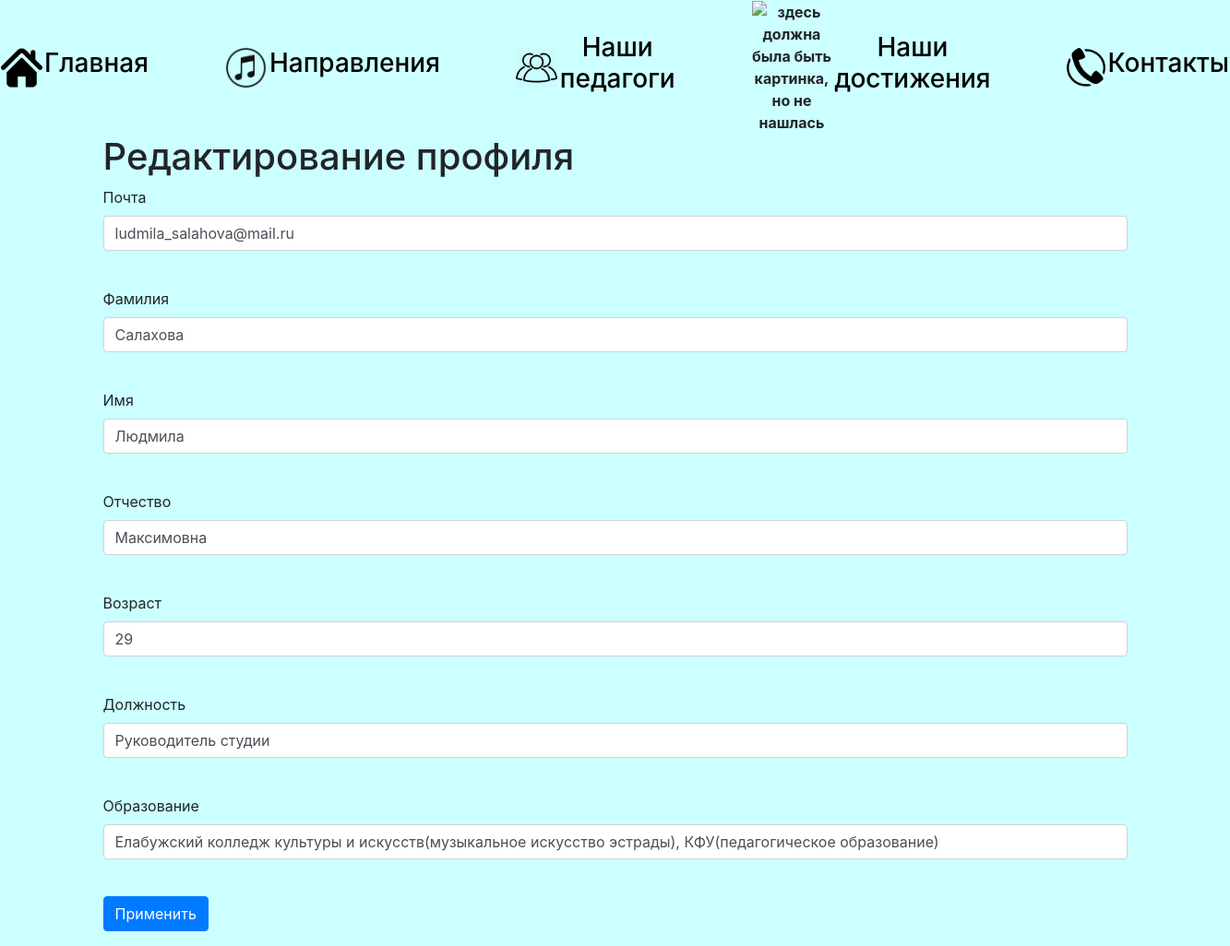
/edit_prof (signed in), run on the app's committed database.
### data/users.py (models this page shows, shortened)
class User(SqlAlchemyBase, UserMixin):
    __tablename__ = 'users'
    id = sqlalchemy.Column(sqlalchemy.Integer,
                           primary_key=True, autoincrement=True)
    surname = sqlalchemy.Column(sqlalchemy.String, nullable=True)
    name = sqlalchemy.Column(sqlalchemy.String, nullable=True)
    otch = sqlalchemy.Column(sqlalchemy.String, nullable=True)
    age = sqlalchemy.Column(sqlalchemy.String, nullable=True)
    education = sqlalchemy.Column(sqlalchemy.String, nullable=True)
    speciality = sqlalchemy.Column(sqlalchemy.String, nullable=True)
    email = sqlalchemy.Column(sqlalchemy.String,
                              index=True, unique=True, nullable=True)
    hashed_password = sqlalchemy.Column(sqlalchemy.String, nullable=True)
    created_date = sqlalchemy.Column(sqlalchemy.DateTime,
                                     default=datetime.datetime.now)
    dosts = orm.relation("Dosts", back_populates='user')

### main.py (the view, shortened to what this page needs)
@app.route('/edit_prof', methods=['GET', 'POST'])
@login_required
def edit_prof():
    form = RegisterForm()
    if request.method == "GET":
        db_session.global_init('db/teachers.db')
        db_sess = db_session.create_session()
        user = db_sess.query(User).filter(User.id == current_user.id).first()
        if user:
            form.surname.data = user.surname
            form.name.data = user.name
            form.otch.data = user.otch
            form.email.data = user.email
            form.education.data = user.education
            form.age.data = user.age
            form.speciality.data = user.speciality
        else:
            abort(404)
    return render_template('edit_prof.html', title='Регистрация', form=form)

### forms/user.py
class RegisterForm(FlaskForm):
    email = EmailField('Почта', validators=[DataRequired()])
    password = PasswordField('Пароль', validators=[DataRequired()])
    password_again = PasswordField('Повторите пароль', validators=[DataRequired()])
    surname = StringField('Фамилия', validators=[DataRequired()])
    name = StringField('Имя', validators=[DataRequired()])
    otch = StringField('Отчество', validators=[DataRequired()])
    age = StringField('Возраст', validators=[DataRequired()])
    speciality = StringField('Должность', validators=[DataRequired()])
    education = StringField('Образование', validators=[DataRequired()])
    em = PasswordField('Подтверждение регистрации руководителем студии', validators=[DataRequired()])
    submit = SubmitField('Применить')

### data/db_session.py (called while the page is built, shortened)
def global_init(db_file):
    global __factory
    if __factory:
        return

def create_session() -> Session:
    global __factory
    return __factory()

### main.py (called while the page is built)
@login_manager.user_loader
def load_user(user_id):
    db_session.global_init("db/teachers.db")
    db_sess = db_session.create_session()
    return db_sess.query(User).get(user_id)

### templates/edit_prof.html (shortened to what this page needs)
 {% extends "base.html" %}
{% block content %}
<h1>Редактирование профиля</h1>
<form action="" method="post">
    <p>
        {{ form.email.label }}<br>
        {{ form.email(class="form-control", type="email") }}<br>
    </p>
    <p>
        {{ form.surname.label }}<br>
        {{ form.surname(class="form-control") }}<br>
    </p>
    <p>
        {{ form.name.label }}<br>
        {{ form.name(class="form-control") }}<br>
    </p>
    <p>
        {{ form.otch.label }}<br>
        {{ form.otch(class="form-control") }}<br>
    </p>
    <p>
        {{ form.age.label }}<br>
        {{ form.age(class="form-control") }}<br>
    </p>
    <p>
        {{ form.speciality.label }}<br>
        {{ form.speciality(class="form-control") }}<br>
    </p>
    <p>
        {{ form.education.label }}<br>
        {{ form.education(class="form-control") }}<br>
    </p>
    <p>{{ form.submit(type="submit", class="btn btn-primary") }}</p>
</form>
{% endblock %}

### templates/base.html (style rules this page uses)
body { background-color: #CCFFFF; }

### data on the page
User: email "ludmila_salahova@mail.ru", surname "Салахова", name "Людмила", otch "Максимовна", age "29", speciality "Руководитель студии", education "Елабужский колледж культуры и искусств(музыкальное искусство эстрады), КФУ(педагогическое образование)"
